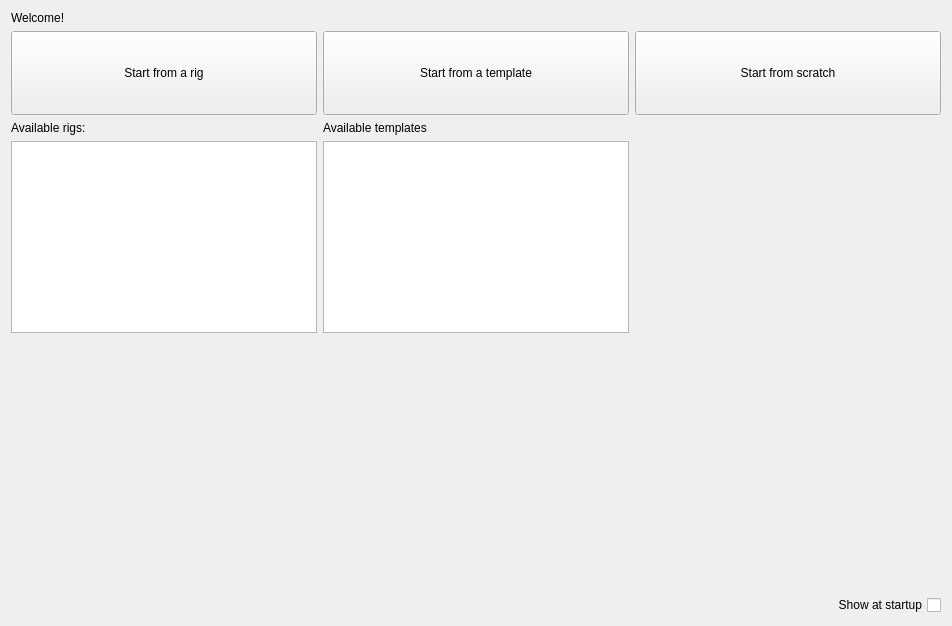
<?xml version="1.0" encoding="UTF-8"?>
<ui version="4.0">
 <class>Form</class>
 <widget class="QWidget" name="Form">
  <property name="geometry">
   <rect>
    <x>0</x>
    <y>0</y>
    <width>952</width>
    <height>626</height>
   </rect>
  </property>
  <property name="windowTitle">
   <string>Form</string>
  </property>
  <layout class="QVBoxLayout" name="verticalLayout_4">
   <item>
    <widget class="QLabel" name="label">
     <property name="text">
      <string>Welcome!</string>
     </property>
    </widget>
   </item>
   <item>
    <layout class="QHBoxLayout" name="horizontalLayout">
     <item>
      <layout class="QVBoxLayout" name="verticalLayout_2">
       <item>
        <widget class="QPushButton" name="btn_create_rig_default">
         <property name="sizePolicy">
          <sizepolicy hsizetype="Minimum" vsizetype="Maximum">
           <horstretch>0</horstretch>
           <verstretch>0</verstretch>
          </sizepolicy>
         </property>
         <property name="minimumSize">
          <size>
           <width>0</width>
           <height>84</height>
          </size>
         </property>
         <property name="text">
          <string>Start from a rig</string>
         </property>
        </widget>
       </item>
       <item>
        <widget class="QLabel" name="label_3">
         <property name="text">
          <string>Available rigs:</string>
         </property>
        </widget>
       </item>
       <item>
        <widget class="QTableView" name="tableView_types_rig">
         <property name="sizePolicy">
          <sizepolicy hsizetype="Expanding" vsizetype="Preferred">
           <horstretch>0</horstretch>
           <verstretch>0</verstretch>
          </sizepolicy>
         </property>
         <property name="selectionMode">
          <enum>QAbstractItemView::SingleSelection</enum>
         </property>
         <property name="selectionBehavior">
          <enum>QAbstractItemView::SelectRows</enum>
         </property>
         <attribute name="horizontalHeaderVisible">
          <bool>false</bool>
         </attribute>
         <attribute name="horizontalHeaderStretchLastSection">
          <bool>true</bool>
         </attribute>
         <attribute name="verticalHeaderVisible">
          <bool>false</bool>
         </attribute>
        </widget>
       </item>
       <item>
        <spacer name="verticalSpacer_2">
         <property name="orientation">
          <enum>Qt::Vertical</enum>
         </property>
         <property name="sizeHint" stdset="0">
          <size>
           <width>20</width>
           <height>40</height>
          </size>
         </property>
        </spacer>
       </item>
      </layout>
     </item>
     <item>
      <layout class="QVBoxLayout" name="verticalLayout">
       <item>
        <widget class="QPushButton" name="btn_create_rig_template">
         <property name="sizePolicy">
          <sizepolicy hsizetype="Expanding" vsizetype="Maximum">
           <horstretch>0</horstretch>
           <verstretch>0</verstretch>
          </sizepolicy>
         </property>
         <property name="minimumSize">
          <size>
           <width>0</width>
           <height>84</height>
          </size>
         </property>
         <property name="text">
          <string>Start from a template</string>
         </property>
        </widget>
       </item>
       <item>
        <widget class="QLabel" name="label_4">
         <property name="text">
          <string>Available templates</string>
         </property>
        </widget>
       </item>
       <item>
        <widget class="QTableView" name="tableView_types_template">
         <property name="sizePolicy">
          <sizepolicy hsizetype="Expanding" vsizetype="Minimum">
           <horstretch>0</horstretch>
           <verstretch>0</verstretch>
          </sizepolicy>
         </property>
         <property name="selectionMode">
          <enum>QAbstractItemView::SingleSelection</enum>
         </property>
         <property name="selectionBehavior">
          <enum>QAbstractItemView::SelectRows</enum>
         </property>
         <attribute name="horizontalHeaderVisible">
          <bool>false</bool>
         </attribute>
         <attribute name="horizontalHeaderStretchLastSection">
          <bool>true</bool>
         </attribute>
         <attribute name="verticalHeaderVisible">
          <bool>false</bool>
         </attribute>
        </widget>
       </item>
       <item>
        <spacer name="verticalSpacer_3">
         <property name="orientation">
          <enum>Qt::Vertical</enum>
         </property>
         <property name="sizeHint" stdset="0">
          <size>
           <width>20</width>
           <height>40</height>
          </size>
         </property>
        </spacer>
       </item>
      </layout>
     </item>
     <item>
      <layout class="QVBoxLayout" name="verticalLayout_3">
       <item>
        <widget class="QPushButton" name="btn_start">
         <property name="sizePolicy">
          <sizepolicy hsizetype="Expanding" vsizetype="Maximum">
           <horstretch>0</horstretch>
           <verstretch>0</verstretch>
          </sizepolicy>
         </property>
         <property name="minimumSize">
          <size>
           <width>0</width>
           <height>84</height>
          </size>
         </property>
         <property name="text">
          <string>Start from scratch</string>
         </property>
        </widget>
       </item>
       <item>
        <spacer name="verticalSpacer">
         <property name="orientation">
          <enum>Qt::Vertical</enum>
         </property>
         <property name="sizeType">
          <enum>QSizePolicy::Expanding</enum>
         </property>
         <property name="sizeHint" stdset="0">
          <size>
           <width>17</width>
           <height>78</height>
          </size>
         </property>
        </spacer>
       </item>
      </layout>
     </item>
    </layout>
   </item>
   <item>
    <widget class="QCheckBox" name="cb_show_at_startup">
     <property name="layoutDirection">
      <enum>Qt::RightToLeft</enum>
     </property>
     <property name="text">
      <string>Show at startup</string>
     </property>
    </widget>
   </item>
  </layout>
 </widget>
 <resources/>
 <connections/>
</ui>
